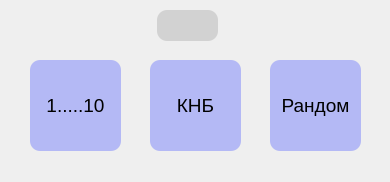
<?xml version="1.0" encoding="UTF-8"?>
<ui version="4.0">
 <class>Form</class>
 <widget class="QWidget" name="Form">
  <property name="geometry">
   <rect>
    <x>0</x>
    <y>0</y>
    <width>390</width>
    <height>182</height>
   </rect>
  </property>
  <property name="windowTitle">
   <string>Form</string>
  </property>
  <widget class="QPushButton" name="close">
   <property name="geometry">
    <rect>
     <x>350</x>
     <y>10</y>
     <width>31</width>
     <height>31</height>
    </rect>
   </property>
   <property name="autoFillBackground">
    <bool>false</bool>
   </property>
   <property name="styleSheet">
    <string notr="true">QPushButton {
border: transparent solid;
border-radius: 10%;
aspect-ratio: 1;

}
QPushButton:hover{
background-color: rgba(90,90,90,70);
}</string>
   </property>
   <property name="text">
    <string/>
   </property>
   <property name="icon">
    <iconset>
     <normaloff>../photo/close.png</normaloff>../photo/close.png</iconset>
   </property>
   <property name="iconSize">
    <size>
     <width>32</width>
     <height>32</height>
    </size>
   </property>
  </widget>
  <widget class="QPushButton" name="game1">
   <property name="geometry">
    <rect>
     <x>30</x>
     <y>60</y>
     <width>91</width>
     <height>91</height>
    </rect>
   </property>
   <property name="font">
    <font>
     <pointsize>14</pointsize>
     <weight>50</weight>
     <bold>false</bold>
    </font>
   </property>
   <property name="autoFillBackground">
    <bool>false</bool>
   </property>
   <property name="styleSheet">
    <string notr="true">QPushButton{
border: transparent solid;
background-color: rgba(88,101,255,100);
border-radius: 10%;

}
QPushButton:hover{
background-color: rgba(90,90,90,100);
}</string>
   </property>
   <property name="text">
    <string>1.....10</string>
   </property>
   <property name="iconSize">
    <size>
     <width>32</width>
     <height>32</height>
    </size>
   </property>
  </widget>
  <widget class="QPushButton" name="game2">
   <property name="geometry">
    <rect>
     <x>150</x>
     <y>60</y>
     <width>91</width>
     <height>91</height>
    </rect>
   </property>
   <property name="font">
    <font>
     <pointsize>14</pointsize>
     <weight>50</weight>
     <bold>false</bold>
    </font>
   </property>
   <property name="autoFillBackground">
    <bool>false</bool>
   </property>
   <property name="styleSheet">
    <string notr="true">QPushButton{
border: transparent solid;
background-color: rgba(88,101,255,100);
border-radius: 10%;

}
QPushButton:hover{
background-color: rgba(90,90,90,100);
}</string>
   </property>
   <property name="text">
    <string>КНБ</string>
   </property>
   <property name="iconSize">
    <size>
     <width>32</width>
     <height>32</height>
    </size>
   </property>
  </widget>
  <widget class="QPushButton" name="game3">
   <property name="geometry">
    <rect>
     <x>270</x>
     <y>60</y>
     <width>91</width>
     <height>91</height>
    </rect>
   </property>
   <property name="font">
    <font>
     <pointsize>14</pointsize>
    </font>
   </property>
   <property name="autoFillBackground">
    <bool>false</bool>
   </property>
   <property name="styleSheet">
    <string notr="true">QPushButton{
border: transparent solid;
background-color: rgba(88,101,255,100);
border-radius: 10%;

}
QPushButton:hover{
background-color: rgba(90,90,90,100);
}</string>
   </property>
   <property name="text">
    <string>Рандом</string>
   </property>
   <property name="iconSize">
    <size>
     <width>32</width>
     <height>32</height>
    </size>
   </property>
  </widget>
  <widget class="QLabel" name="money">
   <property name="geometry">
    <rect>
     <x>157</x>
     <y>10</y>
     <width>61</width>
     <height>31</height>
    </rect>
   </property>
   <property name="font">
    <font>
     <pointsize>13</pointsize>
    </font>
   </property>
   <property name="styleSheet">
    <string notr="true">QLabel {
background-color: rgba(90,90,90,50);
border-radius: 10%;
padding : 5%;
}</string>
   </property>
   <property name="text">
    <string/>
   </property>
   <property name="alignment">
    <set>Qt::AlignCenter</set>
   </property>
  </widget>
  <widget class="QLabel" name="money_photo">
   <property name="geometry">
    <rect>
     <x>200</x>
     <y>10</y>
     <width>41</width>
     <height>31</height>
    </rect>
   </property>
   <property name="text">
    <string/>
   </property>
   <property name="pixmap">
    <pixmap>../photo/money.png</pixmap>
   </property>
   <property name="scaledContents">
    <bool>true</bool>
   </property>
  </widget>
 </widget>
 <resources/>
 <connections/>
</ui>
